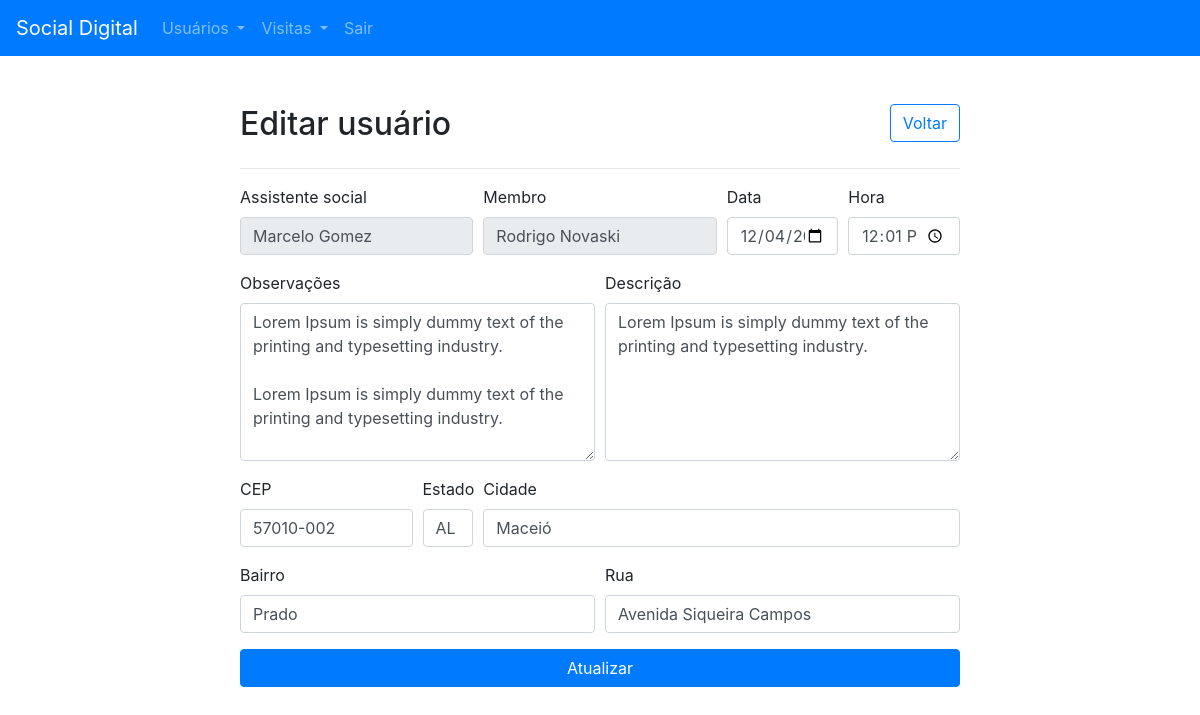
/src/admin/visitas/vScreenEdit.php?id=32 (signed in), run on the app's committed database.
### tables this page shows
CREATE TABLE `usuarios` (
  `id_usuario` int(11) NOT NULL,
  `nome_usuario` varchar(100) NOT NULL,
  `cpf_usuario` varchar(15) NOT NULL,
  `rg_usuario` varchar(15) NOT NULL,
  `email_usuario` varchar(100) NOT NULL,
  `senha_user` varchar(8) NOT NULL,
  `dtNasc_usuario` date DEFAULT NULL,
  `fk_tipo` int(11) NOT NULL,
  `dtCad_usuario` date NOT NULL
);

CREATE TABLE `visitas` (
  `id_visitas` int(11) NOT NULL,
  `data_visita` date NOT NULL,
  `hora_visita` time NOT NULL,
  `observacao_visita` varchar(800) NOT NULL,
  `descricao_visita` varchar(800) NOT NULL,
  `cep_visita` varchar(9) NOT NULL,
  `rua_visita` varchar(85) NOT NULL,
  `bairro_visita` varchar(85) NOT NULL,
  `cidade_visita` varchar(85) NOT NULL,
  `estado_visita` char(2) NOT NULL,
  `fk_assistente` int(11) DEFAULT NULL,
  `fk_membro` int(11) DEFAULT NULL
);

### src/admin/visitas/vScreenEdit.php (the view, shortened to what this page needs)
<!DOCTYPE html>
<html lang="pt-br">
<head>
    <link rel="stylesheet" href="https://stackpath.bootstrapcdn.com/bootstrap/4.1.3/css/bootstrap.min.css">
</head>
<body>
    <?php
        include_once('../header.php');
        include_once("../connect.php");
        $visita_selecionada = $_GET['id'];
        $select = mysqli_query($conn, "SELECT * FROM visitas where id_visitas = $visita_selecionada");
        $row = mysqli_fetch_array($select);
    ?>
    <form method="POST"  style="width: 60%; margin: auto;">
        <div style="display:flex; align-items:center; justify-content:space-between">
            <h2>Editar usuário</h2>
            <a href="vread.php" style="margin-bottom: 10px;" class="btn btn-outline-primary">Voltar</a>
        </div>
        <hr>
        <div class="form-row">
            <?php
                $assistente = $row['fk_assistente'];
                $membro = $row['fk_membro'];
                $results_assistente = mysqli_query($conn, "SELECT nome_usuario FROM usuarios WHERE id_usuario = $assistente");
                $row_assistente     = mysqli_fetch_array($results_assistente);
                $results_membro = mysqli_query($conn, "SELECT nome_usuario FROM usuarios WHERE id_usuario = $membro");
                $row_membro     = mysqli_fetch_array($results_membro);
            ?>
            <div class="form-group col-md-4">
                <label for="inputEstado">Assistente social</label>
                <input class="form-control" disabled="" type="text" value="<?=$row_assistente['nome_usuario']?>"/>
            </div>
            <div class="form-group col-md-4">
                <label for="inputEstado">Membro</label>
                <input class="form-control" disabled="" type="text" value="<?=$row_membro['nome_usuario']?>"/>
            </div>
            <?php
                $visita_selecionada = $_GET['id'];
                $select = mysqli_query($conn, "SELECT * FROM visitas where id_visitas = $visita_selecionada");
                $row = mysqli_fetch_array($select);
            ?>
            <div class="form-group col-md-2">
                <label for="inputPassword4">Data</label>
                <input class="form-control" type="date" name="dataVi" id="dataVi" required value="<?=$row['data_visita']?>" />
            </div>
            <div class="form-group col-md-2">
                <label for="inputPassword4">Hora</label>
                <input class="form-control" type="time" name="horaVi" id="horaVi" required value="<?=$row['hora_visita']?>" />
            </div>
        </div>
        <div class="form-row">
            <div class="form-group col-md-6">
                <label for="inputAddress">Observações</label>
                <textarea class="form-control" name="obsVi" id="obsVi" cols="30" rows="6" required><?=$row['observacao_visita']?></textarea>
            </div>
            <div class="form-group col-md-6">
                <label for="inputAddress">Descrição</label>
                <textarea class="form-control" name="descVi" id="descVi" cols="30" rows="6" required><?=$row['descricao_visita']?></textarea>
            </div>
        </div>
        <form method="get" action=".">
        <div class="form-row">
            <div class="form-group col-md-3">
                <label>CEP</label>
                <input value="<?=$row['cep_visita']?>" placeholder="CEP" class="form-control" name="cep" type="text" id="cep" value="" size="10" maxlength="9" onchange="pesquisacep(this.value);" />
            </div>
                <div class="form-group col-md-1">
                    <label>Estado</label>
                    <input value="<?=$row['estado_visita']?>" class="form-control" name="estado" placeholder="UF" required id="uf" size="2" />
                </div>
                <div class="form-group col-md-8">
                    <label>Cidade</label>
                    <input value="<?=$row['cidade_visita']?>" class="form-control" name="cidade" id="cidade" placeholder="Cidade" required id="cidade" size="40" />
                </div>
                <div class="form-group col-md-6">
                    <label>Bairro</label>
                    <input value="<?=$row['bairro_visita']?>" class="form-control" name="bairro" type="text" placeholder="Bairro" required id="bairro" size="40" />
                </div>
                <div class="form-group col-md-6">
                    <label>Rua</label>
                    <input value="<?=$row['rua_visita']?>" class="form-control" name="rua" type="text" placeholder="Rua" required id="rua" size="60" />
                </div>
            </div>
            <button type="submit" name="sbmt" class="btn btn-primary col-md-12">Atualizar</button>
        </form>
    </form>
    <form method="get" action=".">
        <input name="ibge" type="hidden" id="ibge" size="8" /></label><br />
    </form>
</body>
</html>

### data on the page
usuarios: nome_usuario "Marcelo Gomez"
usuarios: nome_usuario "Rodrigo Novaski"
visitas: dataVi "12/04/2022", horaVi "12:01:00", obsVi "Lorem Ipsum is simply dummy text of the printing and typesetting industry. Lorem Ipsum is simply dummy text of the printing and typesetting industry.", descVi "Lorem Ipsum is simply dummy text of the printing and typesetting industry.", cep "57010-002", estado "AL", cidade "Maceió", bairro "Prado", rua "Avenida Siqueira Campos"
